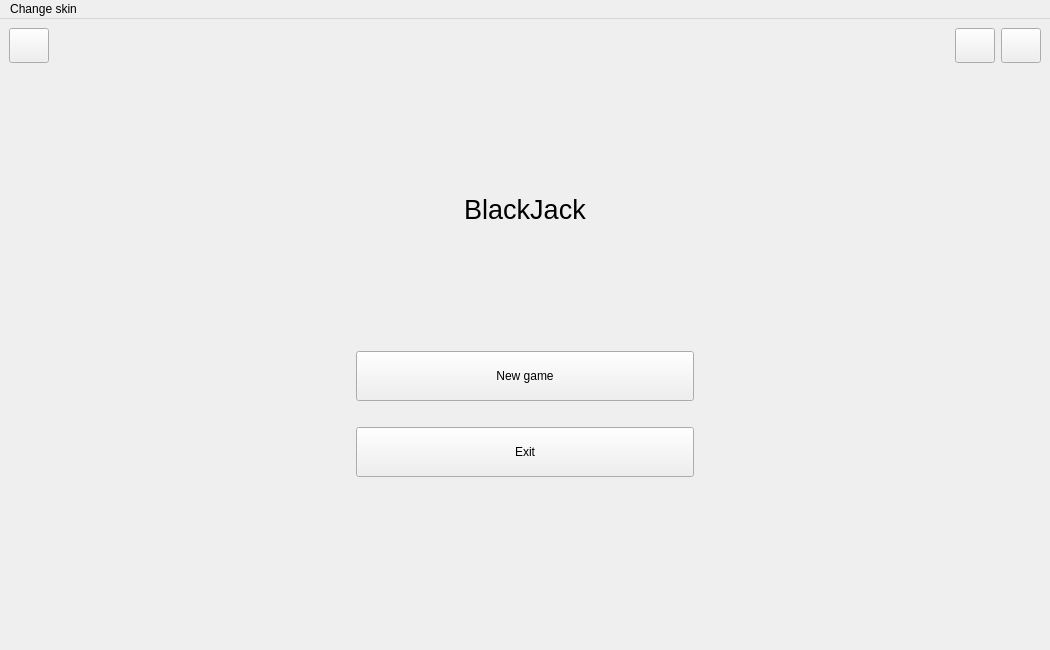
<?xml version="1.0" encoding="UTF-8"?>
<ui version="4.0">
 <class>MainWindow</class>
 <widget class="QMainWindow" name="MainWindow">
  <property name="geometry">
   <rect>
    <x>0</x>
    <y>0</y>
    <width>1050</width>
    <height>650</height>
   </rect>
  </property>
  <property name="windowTitle">
   <string>MainWindow</string>
  </property>
  <property name="tabShape">
   <enum>QTabWidget::Triangular</enum>
  </property>
  <widget class="QWidget" name="centralwidget">
   <layout class="QVBoxLayout" name="verticalLayout_3">
    <item>
     <layout class="QHBoxLayout" name="horizontalLayout">
      <item>
       <widget class="QPushButton" name="exitMainMenuButton">
        <property name="sizePolicy">
         <sizepolicy hsizetype="Minimum" vsizetype="Preferred">
          <horstretch>0</horstretch>
          <verstretch>0</verstretch>
         </sizepolicy>
        </property>
        <property name="minimumSize">
         <size>
          <width>35</width>
          <height>35</height>
         </size>
        </property>
        <property name="text">
         <string/>
        </property>
       </widget>
      </item>
      <item>
       <spacer name="horizontalSpacer">
        <property name="orientation">
         <enum>Qt::Horizontal</enum>
        </property>
        <property name="sizeHint" stdset="0">
         <size>
          <width>40</width>
          <height>20</height>
         </size>
        </property>
       </spacer>
      </item>
      <item>
       <widget class="QPushButton" name="musicButton">
        <property name="sizePolicy">
         <sizepolicy hsizetype="Minimum" vsizetype="Preferred">
          <horstretch>0</horstretch>
          <verstretch>0</verstretch>
         </sizepolicy>
        </property>
        <property name="minimumSize">
         <size>
          <width>35</width>
          <height>35</height>
         </size>
        </property>
        <property name="styleSheet">
         <string notr="true"/>
        </property>
        <property name="text">
         <string/>
        </property>
       </widget>
      </item>
      <item>
       <widget class="QPushButton" name="volumeButton">
        <property name="sizePolicy">
         <sizepolicy hsizetype="Minimum" vsizetype="Preferred">
          <horstretch>0</horstretch>
          <verstretch>0</verstretch>
         </sizepolicy>
        </property>
        <property name="minimumSize">
         <size>
          <width>35</width>
          <height>35</height>
         </size>
        </property>
        <property name="text">
         <string/>
        </property>
       </widget>
      </item>
     </layout>
    </item>
    <item>
     <widget class="QStackedWidget" name="stackedWidget">
      <property name="currentIndex">
       <number>0</number>
      </property>
      <widget class="QWidget" name="mainMenuPage">
       <layout class="QVBoxLayout" name="verticalLayout_2">
        <item>
         <spacer name="verticalSpacer_4">
          <property name="orientation">
           <enum>Qt::Vertical</enum>
          </property>
          <property name="sizeType">
           <enum>QSizePolicy::Expanding</enum>
          </property>
          <property name="sizeHint" stdset="0">
           <size>
            <width>20</width>
            <height>70</height>
           </size>
          </property>
         </spacer>
        </item>
        <item>
         <widget class="QLabel" name="label">
          <property name="sizePolicy">
           <sizepolicy hsizetype="Expanding" vsizetype="Fixed">
            <horstretch>0</horstretch>
            <verstretch>0</verstretch>
           </sizepolicy>
          </property>
          <property name="font">
           <font>
            <pointsize>20</pointsize>
           </font>
          </property>
          <property name="text">
           <string>BlackJack</string>
          </property>
          <property name="alignment">
           <set>Qt::AlignCenter</set>
          </property>
         </widget>
        </item>
        <item>
         <spacer name="verticalSpacer_5">
          <property name="orientation">
           <enum>Qt::Vertical</enum>
          </property>
          <property name="sizeType">
           <enum>QSizePolicy::Fixed</enum>
          </property>
          <property name="sizeHint" stdset="0">
           <size>
            <width>20</width>
            <height>80</height>
           </size>
          </property>
         </spacer>
        </item>
        <item>
         <layout class="QHBoxLayout" name="horizontalLayout_2">
          <item>
           <spacer name="horizontalSpacer_3">
            <property name="orientation">
             <enum>Qt::Horizontal</enum>
            </property>
            <property name="sizeHint" stdset="0">
             <size>
              <width>40</width>
              <height>20</height>
             </size>
            </property>
           </spacer>
          </item>
          <item>
           <layout class="QVBoxLayout" name="verticalLayout">
            <property name="leftMargin">
             <number>0</number>
            </property>
            <property name="rightMargin">
             <number>0</number>
            </property>
            <item>
             <spacer name="verticalSpacer">
              <property name="orientation">
               <enum>Qt::Vertical</enum>
              </property>
              <property name="sizeType">
               <enum>QSizePolicy::Expanding</enum>
              </property>
              <property name="sizeHint" stdset="0">
               <size>
                <width>20</width>
                <height>40</height>
               </size>
              </property>
             </spacer>
            </item>
            <item>
             <widget class="QPushButton" name="newGameButton">
              <property name="sizePolicy">
               <sizepolicy hsizetype="Expanding" vsizetype="Expanding">
                <horstretch>0</horstretch>
                <verstretch>0</verstretch>
               </sizepolicy>
              </property>
              <property name="minimumSize">
               <size>
                <width>0</width>
                <height>50</height>
               </size>
              </property>
              <property name="maximumSize">
               <size>
                <width>16777215</width>
                <height>50</height>
               </size>
              </property>
              <property name="text">
               <string>New game</string>
              </property>
             </widget>
            </item>
            <item>
             <spacer name="verticalSpacer_3">
              <property name="orientation">
               <enum>Qt::Vertical</enum>
              </property>
              <property name="sizeType">
               <enum>QSizePolicy::Fixed</enum>
              </property>
              <property name="sizeHint" stdset="0">
               <size>
                <width>20</width>
                <height>20</height>
               </size>
              </property>
             </spacer>
            </item>
            <item>
             <widget class="QPushButton" name="exitButton">
              <property name="sizePolicy">
               <sizepolicy hsizetype="Expanding" vsizetype="Expanding">
                <horstretch>0</horstretch>
                <verstretch>0</verstretch>
               </sizepolicy>
              </property>
              <property name="minimumSize">
               <size>
                <width>0</width>
                <height>50</height>
               </size>
              </property>
              <property name="maximumSize">
               <size>
                <width>16777215</width>
                <height>50</height>
               </size>
              </property>
              <property name="text">
               <string>Exit</string>
              </property>
             </widget>
            </item>
            <item>
             <spacer name="verticalSpacer_2">
              <property name="orientation">
               <enum>Qt::Vertical</enum>
              </property>
              <property name="sizeType">
               <enum>QSizePolicy::Expanding</enum>
              </property>
              <property name="sizeHint" stdset="0">
               <size>
                <width>20</width>
                <height>40</height>
               </size>
              </property>
             </spacer>
            </item>
           </layout>
          </item>
          <item>
           <spacer name="horizontalSpacer_2">
            <property name="orientation">
             <enum>Qt::Horizontal</enum>
            </property>
            <property name="sizeType">
             <enum>QSizePolicy::Expanding</enum>
            </property>
            <property name="sizeHint" stdset="0">
             <size>
              <width>40</width>
              <height>20</height>
             </size>
            </property>
           </spacer>
          </item>
         </layout>
        </item>
        <item>
         <spacer name="verticalSpacer_6">
          <property name="orientation">
           <enum>Qt::Vertical</enum>
          </property>
          <property name="sizeType">
           <enum>QSizePolicy::Expanding</enum>
          </property>
          <property name="sizeHint" stdset="0">
           <size>
            <width>20</width>
            <height>70</height>
           </size>
          </property>
         </spacer>
        </item>
       </layout>
      </widget>
      <widget class="QWidget" name="placeBetPage">
       <layout class="QVBoxLayout" name="verticalLayout_5">
        <item>
         <spacer name="verticalSpacer_9">
          <property name="orientation">
           <enum>Qt::Vertical</enum>
          </property>
          <property name="sizeType">
           <enum>QSizePolicy::Expanding</enum>
          </property>
          <property name="sizeHint" stdset="0">
           <size>
            <width>948</width>
            <height>76</height>
           </size>
          </property>
         </spacer>
        </item>
        <item>
         <layout class="QHBoxLayout" name="horizontalLayout_9">
          <item>
           <spacer name="horizontalSpacer_10">
            <property name="orientation">
             <enum>Qt::Horizontal</enum>
            </property>
            <property name="sizeType">
             <enum>QSizePolicy::Expanding</enum>
            </property>
            <property name="sizeHint" stdset="0">
             <size>
              <width>100</width>
              <height>20</height>
             </size>
            </property>
           </spacer>
          </item>
          <item>
           <layout class="QHBoxLayout" name="horizontalLayout_3">
            <property name="spacing">
             <number>20</number>
            </property>
            <item>
             <widget class="QPushButton" name="coin20Button">
              <property name="sizePolicy">
               <sizepolicy hsizetype="Preferred" vsizetype="Preferred">
                <horstretch>0</horstretch>
                <verstretch>0</verstretch>
               </sizepolicy>
              </property>
              <property name="minimumSize">
               <size>
                <width>130</width>
                <height>130</height>
               </size>
              </property>
              <property name="maximumSize">
               <size>
                <width>130</width>
                <height>130</height>
               </size>
              </property>
              <property name="autoFillBackground">
               <bool>false</bool>
              </property>
              <property name="styleSheet">
               <string notr="true"/>
              </property>
              <property name="text">
               <string/>
              </property>
              <property name="checkable">
               <bool>false</bool>
              </property>
             </widget>
            </item>
            <item>
             <widget class="QPushButton" name="coin50Button">
              <property name="sizePolicy">
               <sizepolicy hsizetype="Preferred" vsizetype="Preferred">
                <horstretch>0</horstretch>
                <verstretch>0</verstretch>
               </sizepolicy>
              </property>
              <property name="minimumSize">
               <size>
                <width>130</width>
                <height>130</height>
               </size>
              </property>
              <property name="maximumSize">
               <size>
                <width>130</width>
                <height>130</height>
               </size>
              </property>
              <property name="text">
               <string/>
              </property>
             </widget>
            </item>
            <item>
             <widget class="QPushButton" name="coin100Button">
              <property name="sizePolicy">
               <sizepolicy hsizetype="Preferred" vsizetype="Preferred">
                <horstretch>0</horstretch>
                <verstretch>0</verstretch>
               </sizepolicy>
              </property>
              <property name="minimumSize">
               <size>
                <width>130</width>
                <height>130</height>
               </size>
              </property>
              <property name="maximumSize">
               <size>
                <width>130</width>
                <height>130</height>
               </size>
              </property>
              <property name="text">
               <string/>
              </property>
             </widget>
            </item>
            <item>
             <widget class="QPushButton" name="coin500Button">
              <property name="sizePolicy">
               <sizepolicy hsizetype="Preferred" vsizetype="Preferred">
                <horstretch>0</horstretch>
                <verstretch>0</verstretch>
               </sizepolicy>
              </property>
              <property name="minimumSize">
               <size>
                <width>130</width>
                <height>130</height>
               </size>
              </property>
              <property name="maximumSize">
               <size>
                <width>130</width>
                <height>130</height>
               </size>
              </property>
              <property name="text">
               <string/>
              </property>
             </widget>
            </item>
            <item>
             <widget class="QPushButton" name="coin1000Button">
              <property name="sizePolicy">
               <sizepolicy hsizetype="Preferred" vsizetype="Preferred">
                <horstretch>0</horstretch>
                <verstretch>0</verstretch>
               </sizepolicy>
              </property>
              <property name="minimumSize">
               <size>
                <width>130</width>
                <height>130</height>
               </size>
              </property>
              <property name="maximumSize">
               <size>
                <width>130</width>
                <height>130</height>
               </size>
              </property>
              <property name="text">
               <string/>
              </property>
             </widget>
            </item>
           </layout>
          </item>
          <item>
           <spacer name="horizontalSpacer_11">
            <property name="orientation">
             <enum>Qt::Horizontal</enum>
            </property>
            <property name="sizeType">
             <enum>QSizePolicy::Expanding</enum>
            </property>
            <property name="sizeHint" stdset="0">
             <size>
              <width>100</width>
              <height>20</height>
             </size>
            </property>
           </spacer>
          </item>
         </layout>
        </item>
        <item>
         <layout class="QHBoxLayout" name="horizontalLayout_7">
          <item>
           <layout class="QHBoxLayout" name="horizontalLayout_6">
            <item>
             <spacer name="horizontalSpacer_6">
              <property name="orientation">
               <enum>Qt::Horizontal</enum>
              </property>
              <property name="sizeHint" stdset="0">
               <size>
                <width>40</width>
                <height>20</height>
               </size>
              </property>
             </spacer>
            </item>
            <item>
             <layout class="QHBoxLayout" name="horizontalLayout_5">
              <item>
               <layout class="QVBoxLayout" name="verticalLayout_4">
                <property name="spacing">
                 <number>6</number>
                </property>
                <item>
                 <spacer name="verticalSpacer_11">
                  <property name="orientation">
                   <enum>Qt::Vertical</enum>
                  </property>
                  <property name="sizeHint" stdset="0">
                   <size>
                    <width>20</width>
                    <height>40</height>
                   </size>
                  </property>
                 </spacer>
                </item>
                <item>
                 <widget class="QToolButton" name="increaseBetButton">
                  <property name="sizePolicy">
                   <sizepolicy hsizetype="Preferred" vsizetype="Preferred">
                    <horstretch>0</horstretch>
                    <verstretch>0</verstretch>
                   </sizepolicy>
                  </property>
                  <property name="minimumSize">
                   <size>
                    <width>35</width>
                    <height>35</height>
                   </size>
                  </property>
                  <property name="maximumSize">
                   <size>
                    <width>35</width>
                    <height>35</height>
                   </size>
                  </property>
                  <property name="font">
                   <font>
                    <pointsize>16</pointsize>
                   </font>
                  </property>
                  <property name="text">
                   <string>+</string>
                  </property>
                  <property name="arrowType">
                   <enum>Qt::NoArrow</enum>
                  </property>
                 </widget>
                </item>
                <item>
                 <widget class="QToolButton" name="decreaseBetButton">
                  <property name="sizePolicy">
                   <sizepolicy hsizetype="Preferred" vsizetype="Preferred">
                    <horstretch>0</horstretch>
                    <verstretch>0</verstretch>
                   </sizepolicy>
                  </property>
                  <property name="minimumSize">
                   <size>
                    <width>35</width>
                    <height>35</height>
                   </size>
                  </property>
                  <property name="maximumSize">
                   <size>
                    <width>35</width>
                    <height>35</height>
                   </size>
                  </property>
                  <property name="font">
                   <font>
                    <pointsize>16</pointsize>
                   </font>
                  </property>
                  <property name="text">
                   <string>-</string>
                  </property>
                  <property name="autoRaise">
                   <bool>false</bool>
                  </property>
                  <property name="arrowType">
                   <enum>Qt::NoArrow</enum>
                  </property>
                 </widget>
                </item>
                <item>
                 <spacer name="verticalSpacer_12">
                  <property name="orientation">
                   <enum>Qt::Vertical</enum>
                  </property>
                  <property name="sizeHint" stdset="0">
                   <size>
                    <width>20</width>
                    <height>40</height>
                   </size>
                  </property>
                 </spacer>
                </item>
               </layout>
              </item>
              <item>
               <spacer name="horizontalSpacer_5">
                <property name="orientation">
                 <enum>Qt::Horizontal</enum>
                </property>
                <property name="sizeType">
                 <enum>QSizePolicy::Fixed</enum>
                </property>
                <property name="sizeHint" stdset="0">
                 <size>
                  <width>10</width>
                  <height>20</height>
                 </size>
                </property>
               </spacer>
              </item>
              <item>
               <widget class="QLabel" name="label_2">
                <property name="font">
                 <font>
                  <pointsize>18</pointsize>
                 </font>
                </property>
                <property name="text">
                 <string>Bet: $</string>
                </property>
               </widget>
              </item>
              <item>
               <widget class="QLabel" name="betLabel">
                <property name="font">
                 <font>
                  <pointsize>18</pointsize>
                 </font>
                </property>
                <property name="text">
                 <string>0</string>
                </property>
               </widget>
              </item>
             </layout>
            </item>
            <item>
             <spacer name="horizontalSpacer_4">
              <property name="orientation">
               <enum>Qt::Horizontal</enum>
              </property>
              <property name="sizeType">
               <enum>QSizePolicy::Fixed</enum>
              </property>
              <property name="sizeHint" stdset="0">
               <size>
                <width>50</width>
                <height>20</height>
               </size>
              </property>
             </spacer>
            </item>
            <item>
             <layout class="QHBoxLayout" name="horizontalLayout_4">
              <item>
               <widget class="QLabel" name="label_4">
                <property name="font">
                 <font>
                  <pointsize>18</pointsize>
                 </font>
                </property>
                <property name="text">
                 <string>Balance: $</string>
                </property>
               </widget>
              </item>
              <item>
               <widget class="QLabel" name="balanceLabel">
                <property name="font">
                 <font>
                  <pointsize>18</pointsize>
                 </font>
                </property>
                <property name="text">
                 <string>0</string>
                </property>
               </widget>
              </item>
             </layout>
            </item>
            <item>
             <spacer name="horizontalSpacer_7">
              <property name="orientation">
               <enum>Qt::Horizontal</enum>
              </property>
              <property name="sizeHint" stdset="0">
               <size>
                <width>40</width>
                <height>20</height>
               </size>
              </property>
             </spacer>
            </item>
           </layout>
          </item>
         </layout>
        </item>
        <item>
         <layout class="QHBoxLayout" name="horizontalLayout_8">
          <item>
           <spacer name="horizontalSpacer_9">
            <property name="orientation">
             <enum>Qt::Horizontal</enum>
            </property>
            <property name="sizeHint" stdset="0">
             <size>
              <width>40</width>
              <height>20</height>
             </size>
            </property>
           </spacer>
          </item>
          <item>
           <widget class="QPushButton" name="dealButton">
            <property name="sizePolicy">
             <sizepolicy hsizetype="Expanding" vsizetype="Preferred">
              <horstretch>0</horstretch>
              <verstretch>0</verstretch>
             </sizepolicy>
            </property>
            <property name="minimumSize">
             <size>
              <width>0</width>
              <height>40</height>
             </size>
            </property>
            <property name="maximumSize">
             <size>
              <width>16777215</width>
              <height>40</height>
             </size>
            </property>
            <property name="font">
             <font>
              <family>Cascadia Mono</family>
              <pointsize>18</pointsize>
             </font>
            </property>
            <property name="text">
             <string>Deal</string>
            </property>
            <property name="icon">
             <iconset resource="../../resources.qrc">
              <normaloff>:/images/icons/deal.svg</normaloff>:/images/icons/deal.svg</iconset>
            </property>
            <property name="iconSize">
             <size>
              <width>30</width>
              <height>30</height>
             </size>
            </property>
           </widget>
          </item>
          <item>
           <spacer name="horizontalSpacer_8">
            <property name="orientation">
             <enum>Qt::Horizontal</enum>
            </property>
            <property name="sizeType">
             <enum>QSizePolicy::Expanding</enum>
            </property>
            <property name="sizeHint" stdset="0">
             <size>
              <width>40</width>
              <height>20</height>
             </size>
            </property>
           </spacer>
          </item>
         </layout>
        </item>
        <item>
         <spacer name="verticalSpacer_7">
          <property name="orientation">
           <enum>Qt::Vertical</enum>
          </property>
          <property name="sizeType">
           <enum>QSizePolicy::Expanding</enum>
          </property>
          <property name="sizeHint" stdset="0">
           <size>
            <width>958</width>
            <height>76</height>
           </size>
          </property>
         </spacer>
        </item>
       </layout>
      </widget>
      <widget class="QWidget" name="gamePage">
       <layout class="QVBoxLayout" name="verticalLayout_6">
        <item>
         <spacer name="verticalSpacer_13">
          <property name="orientation">
           <enum>Qt::Vertical</enum>
          </property>
          <property name="sizeType">
           <enum>QSizePolicy::Fixed</enum>
          </property>
          <property name="sizeHint" stdset="0">
           <size>
            <width>20</width>
            <height>50</height>
           </size>
          </property>
         </spacer>
        </item>
        <item>
         <layout class="QHBoxLayout" name="horizontalLayout_15">
          <item>
           <spacer name="horizontalSpacer_19">
            <property name="orientation">
             <enum>Qt::Horizontal</enum>
            </property>
            <property name="sizeType">
             <enum>QSizePolicy::Fixed</enum>
            </property>
            <property name="sizeHint" stdset="0">
             <size>
              <width>70</width>
              <height>20</height>
             </size>
            </property>
           </spacer>
          </item>
          <item>
           <widget class="QLabel" name="dealerScoreLabel">
            <property name="font">
             <font>
              <pointsize>30</pointsize>
             </font>
            </property>
            <property name="text">
             <string>0</string>
            </property>
           </widget>
          </item>
          <item>
           <spacer name="horizontalSpacer_18">
            <property name="orientation">
             <enum>Qt::Horizontal</enum>
            </property>
            <property name="sizeHint" stdset="0">
             <size>
              <width>40</width>
              <height>20</height>
             </size>
            </property>
           </spacer>
          </item>
         </layout>
        </item>
        <item>
         <spacer name="verticalSpacer_8">
          <property name="orientation">
           <enum>Qt::Vertical</enum>
          </property>
          <property name="sizeType">
           <enum>QSizePolicy::Expanding</enum>
          </property>
          <property name="sizeHint" stdset="0">
           <size>
            <width>20</width>
            <height>40</height>
           </size>
          </property>
         </spacer>
        </item>
        <item>
         <layout class="QHBoxLayout" name="horizontalLayout_14">
          <property name="spacing">
           <number>6</number>
          </property>
          <item>
           <spacer name="horizontalSpacer_20">
            <property name="orientation">
             <enum>Qt::Horizontal</enum>
            </property>
            <property name="sizeType">
             <enum>QSizePolicy::Fixed</enum>
            </property>
            <property name="sizeHint" stdset="0">
             <size>
              <width>70</width>
              <height>20</height>
             </size>
            </property>
           </spacer>
          </item>
          <item>
           <widget class="QLabel" name="playerScoreLabel">
            <property name="font">
             <font>
              <pointsize>30</pointsize>
             </font>
            </property>
            <property name="text">
             <string>0</string>
            </property>
           </widget>
          </item>
          <item>
           <spacer name="horizontalSpacer_17">
            <property name="orientation">
             <enum>Qt::Horizontal</enum>
            </property>
            <property name="sizeHint" stdset="0">
             <size>
              <width>40</width>
              <height>20</height>
             </size>
            </property>
           </spacer>
          </item>
         </layout>
        </item>
        <item>
         <spacer name="verticalSpacer_10">
          <property name="orientation">
           <enum>Qt::Vertical</enum>
          </property>
          <property name="sizeType">
           <enum>QSizePolicy::Fixed</enum>
          </property>
          <property name="sizeHint" stdset="0">
           <size>
            <width>20</width>
            <height>130</height>
           </size>
          </property>
         </spacer>
        </item>
        <item>
         <layout class="QHBoxLayout" name="horizontalLayout_13">
          <property name="spacing">
           <number>15</number>
          </property>
          <item>
           <spacer name="horizontalSpacer_15">
            <property name="orientation">
             <enum>Qt::Horizontal</enum>
            </property>
            <property name="sizeHint" stdset="0">
             <size>
              <width>288</width>
              <height>38</height>
             </size>
            </property>
           </spacer>
          </item>
          <item>
           <widget class="QPushButton" name="hitButton">
            <property name="sizePolicy">
             <sizepolicy hsizetype="Expanding" vsizetype="Preferred">
              <horstretch>0</horstretch>
              <verstretch>0</verstretch>
             </sizepolicy>
            </property>
            <property name="font">
             <font>
              <family>Cascadia Mono</family>
              <pointsize>18</pointsize>
              <bold>false</bold>
             </font>
            </property>
            <property name="text">
             <string>Hit</string>
            </property>
            <property name="icon">
             <iconset resource="../../resources.qrc">
              <normaloff>:/images/icons/hit.svg</normaloff>:/images/icons/hit.svg</iconset>
            </property>
            <property name="iconSize">
             <size>
              <width>25</width>
              <height>25</height>
             </size>
            </property>
           </widget>
          </item>
          <item>
           <widget class="QPushButton" name="standButton">
            <property name="sizePolicy">
             <sizepolicy hsizetype="Expanding" vsizetype="Preferred">
              <horstretch>0</horstretch>
              <verstretch>0</verstretch>
             </sizepolicy>
            </property>
            <property name="font">
             <font>
              <family>Cascadia Mono</family>
              <pointsize>18</pointsize>
             </font>
            </property>
            <property name="text">
             <string>Stand</string>
            </property>
            <property name="icon">
             <iconset resource="../../resources.qrc">
              <normaloff>:/images/icons/stand.svg</normaloff>:/images/icons/stand.svg</iconset>
            </property>
            <property name="iconSize">
             <size>
              <width>25</width>
              <height>25</height>
             </size>
            </property>
           </widget>
          </item>
          <item>
           <spacer name="horizontalSpacer_16">
            <property name="orientation">
             <enum>Qt::Horizontal</enum>
            </property>
            <property name="sizeHint" stdset="0">
             <size>
              <width>288</width>
              <height>38</height>
             </size>
            </property>
           </spacer>
          </item>
         </layout>
        </item>
        <item>
         <layout class="QHBoxLayout" name="horizontalLayout_12">
          <item>
           <layout class="QHBoxLayout" name="horizontalLayout_11">
            <item>
             <widget class="QLabel" name="label_7">
              <property name="font">
               <font>
                <pointsize>20</pointsize>
                <bold>true</bold>
               </font>
              </property>
              <property name="text">
               <string>&lt;html&gt;&lt;head/&gt;&lt;body&gt;&lt;p&gt;&lt;span style=&quot; color:#ffffff;&quot;&gt;Bet: $&lt;/span&gt;&lt;/p&gt;&lt;/body&gt;&lt;/html&gt;</string>
              </property>
             </widget>
            </item>
            <item>
             <widget class="QLabel" name="betGameLabel">
              <property name="font">
               <font>
                <pointsize>20</pointsize>
                <bold>true</bold>
               </font>
              </property>
              <property name="text">
               <string>&lt;html&gt;&lt;head/&gt;&lt;body&gt;&lt;p&gt;&lt;span style=&quot; color:#ffffff;&quot;&gt;0&lt;/span&gt;&lt;/p&gt;&lt;/body&gt;&lt;/html&gt;</string>
              </property>
             </widget>
            </item>
           </layout>
          </item>
          <item>
           <spacer name="horizontalSpacer_12">
            <property name="orientation">
             <enum>Qt::Horizontal</enum>
            </property>
            <property name="sizeHint" stdset="0">
             <size>
              <width>668</width>
              <height>28</height>
             </size>
            </property>
           </spacer>
          </item>
          <item>
           <layout class="QHBoxLayout" name="horizontalLayout_10">
            <item>
             <widget class="QLabel" name="label_8">
              <property name="font">
               <font>
                <pointsize>20</pointsize>
                <bold>true</bold>
               </font>
              </property>
              <property name="text">
               <string>&lt;html&gt;&lt;head/&gt;&lt;body&gt;&lt;p&gt;&lt;span style=&quot; color:#ffffff;&quot;&gt;Balance: $&lt;/span&gt;&lt;/p&gt;&lt;/body&gt;&lt;/html&gt;</string>
              </property>
             </widget>
            </item>
            <item>
             <widget class="QLabel" name="balanceGameLabel">
              <property name="font">
               <font>
                <pointsize>20</pointsize>
                <bold>true</bold>
               </font>
              </property>
              <property name="text">
               <string>&lt;html&gt;&lt;head/&gt;&lt;body&gt;&lt;p&gt;&lt;span style=&quot; color:#ffffff;&quot;&gt;0&lt;/span&gt;&lt;/p&gt;&lt;/body&gt;&lt;/html&gt;</string>
              </property>
             </widget>
            </item>
           </layout>
          </item>
         </layout>
        </item>
       </layout>
      </widget>
     </widget>
    </item>
   </layout>
  </widget>
  <widget class="QMenuBar" name="menubar">
   <property name="geometry">
    <rect>
     <x>0</x>
     <y>0</y>
     <width>1050</width>
     <height>21</height>
    </rect>
   </property>
   <widget class="QMenu" name="menuSkins">
    <property name="title">
     <string>Change skin</string>
    </property>
    <addaction name="actionSkin1"/>
   </widget>
   <addaction name="menuSkins"/>
  </widget>
  <action name="actionSkin1">
   <property name="checkable">
    <bool>true</bool>
   </property>
   <property name="checked">
    <bool>true</bool>
   </property>
   <property name="text">
    <string>Skin1</string>
   </property>
  </action>
 </widget>
 <resources>
  <include location="../../resources.qrc"/>
 </resources>
 <connections/>
</ui>
